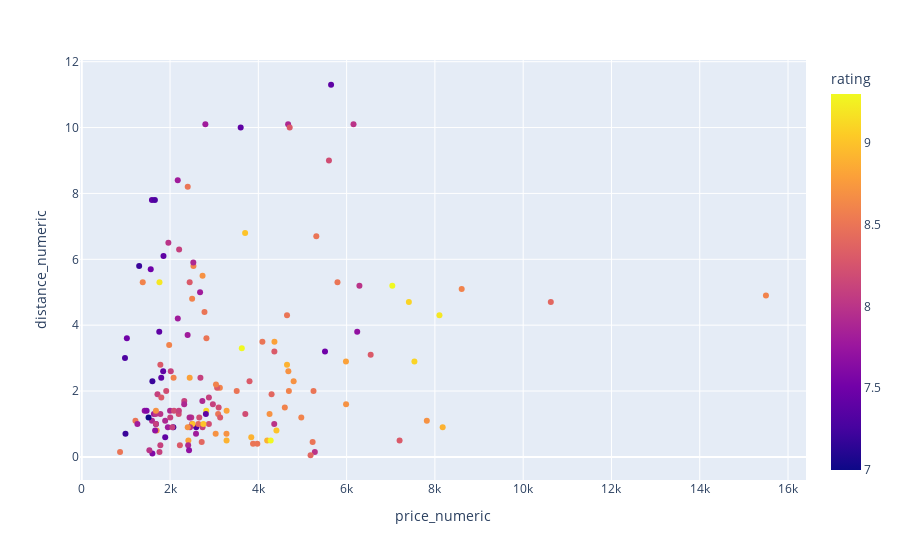

The cell this chart's notebook holds for it:
### Markdown cell above
## Dash

### Code cell
import dash
from dash import Dash, dcc, html, Input, Output, callback
import plotly.express as px
import pandas as pd
from bs4 import BeautifulSoup
import requests 
import pandas as pd
import numpy as np
from web_crawler_func import booking_crawler
from data_cleaning import data_cleaner
def update_scatter_plot(selected_location,selected_start_date,selected_end_date):
    # Filter data based on selected category
    hotel_info=booking_crawler(selected_location,str(selected_start_date),str(selected_end_date))
    hotel_info_cleaned=data_cleaner(hotel_info)
    # Update scatter plot
    scatter_fig = px.scatter(hotel_info_cleaned, x="price_numeric", y="distance_numeric", color="rating",hover_data=['name',"rating","price"])
    
    return scatter_fig
update_scatter_plot("Taipei","2023-11-29","2023-11-30")

### Figure 1 — Plotly figure (JSON) as saved in the notebook; plotly's stock layout.template omitted (floating-point values rounded to 4 significant figures; data arrays with more than 128 entries replaced by an {"elided": "..."} marker saying what was removed)
{"data": [{"customdata": {"elided": "154x3 mixed values"}, "hovertemplate": "price_numeric=%{x}<br>distance_numeric=%{y}<br>name=%{customdata[0]}<br>rating=%{marker.color}<br>price=%{customdata[2]}<extra></extra>", "legendgroup": "", "marker": {"color": {"elided": "154 float values"}, "coloraxis": "coloraxis", "symbol": "circle"}, "mode": "markers", "name": "", "orientation": "v", "showlegend": false, "type": "scatter", "x": {"elided": "154 int values"}, "xaxis": "x", "y": {"elided": "154 float values"}, "yaxis": "y"}], "layout": {"coloraxis": {"colorbar": {"title": {"text": "rating"}}, "colorscale": [[0, "#0d0887"], [0.1111, "#46039f"], [0.2222, "#7201a8"], [0.3333, "#9c179e"], [0.4444, "#bd3786"], [0.5556, "#d8576b"], [0.6667, "#ed7953"], [0.7778, "#fb9f3a"], [0.8889, "#fdca26"], [1, "#f0f921"]]}, "legend": {"tracegroupgap": 0}, "margin": {"t": 60}, "xaxis": {"anchor": "y", "domain": [0, 1], "title": {"text": "price_numeric"}}, "yaxis": {"anchor": "x", "domain": [0, 1], "title": {"text": "distance_numeric"}}}}
